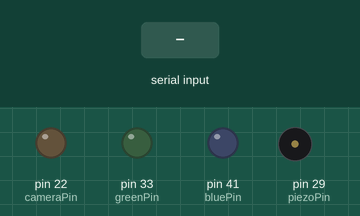
A sketch run on a simulated Arduino Mega 2560, built with avr-gcc and run on an emulated ATmega2560. Parts: output pins drawn as LEDs (lit = HIGH), buzzer (waves = sounding, pin HIGH). Dashed ring = blinking. Inputs (shaded band) come from the test bench. What the sketch prints to the serial monitor is not drawn.

Above: at 0.9 s.
1.0 s: "1" received over Serial
At 6.6 s:
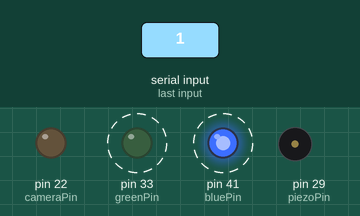
Timing chart, 0 to 42.5 s (numbered marks = the images above; inputs shaded):
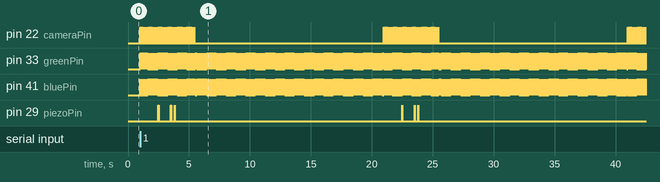

The sketch:

Piezo_stim_fast.ino
```cpp
//Total duration = 20 seconds

uint32_t trial_duration = 4500;
uint32_t iti_duration = 15500;
uint32_t stim_on = 1500;
uint32_t stim_off = 3000;
uint32_t piezo_period_ms = 100;
uint32_t piezo_stim_duration_ms = 5;
uint32_t bluePin = 41;
uint32_t greenPin = 33;
uint32_t piezoPin = 29;
uint32_t cameraPin = 22;

uint32_t frame_duration_ms = 10;
uint32_t frame_period_ms = 60;
uint32_t total_frames = 0;
uint32_t LED_period_ms = 20;
uint32_t total_LED = 0;
uint32_t last_piezo_switch = 0;
uint32_t start_trial = 0;
uint32_t start_iti = 0;
uint32_t time_since_last_LED_switch=0;
uint32_t time_since_last_frame = 0;

uint32_t current_milli=0;

// bool sessionRunning = false;

void setup()
{
  // put your setup code here, to run once:
  pinMode(piezoPin, OUTPUT);
  pinMode(cameraPin, OUTPUT);
  pinMode(bluePin, OUTPUT);
  pinMode(greenPin, OUTPUT);

  digitalWrite(greenPin, LOW);
  digitalWrite(bluePin, LOW);
  digitalWrite(piezoPin, LOW);
  digitalWrite(cameraPin, LOW);
  //max_frames = trial_duration/frame_period_ms;

  Serial.begin(115200);

  while (Serial.available() == 0)
  {
  }

}

void loop()
{
  //Trial

  start_trial = millis();
  digitalWrite(bluePin,HIGH);
  digitalWrite(greenPin,LOW);
  total_LED = 1 ;

  digitalWrite(cameraPin, HIGH);
  delay(frame_duration_ms);
  digitalWrite(cameraPin, LOW);
  total_frames = 1;

  while ((millis() - start_trial) < trial_duration)
  {
    current_milli = millis();
    time_since_last_LED_switch = current_milli - (start_trial + (total_LED-1)*LED_period_ms);

    if (time_since_last_LED_switch > LED_period_ms)
    {
//      Serial.print("time_LED_switch=");
//      Serial.println(millis());
      digitalWrite(bluePin, !digitalRead(bluePin));
      digitalWrite(greenPin, !digitalRead(greenPin));
      total_LED += 1 ;

      current_milli = millis();
      time_since_last_frame = current_milli - (start_trial + (total_frames-1)*frame_period_ms);

      if (time_since_last_frame > frame_period_ms)
      {
//        Serial.print("time_frame_switch=");
//        Serial.println(millis());
//
        digitalWrite(cameraPin, HIGH);
        delay(frame_duration_ms);
        digitalWrite(cameraPin, LOW);
        total_frames += 1;
      }
    }

    if ((millis() - start_trial > stim_on) && (millis() - start_trial < stim_off))
    {
      if (millis() - last_piezo_switch > piezo_period_ms)
      {
        last_piezo_switch = millis();
        digitalWrite(piezoPin,HIGH);
      }
      if (millis() - last_piezo_switch > piezo_stim_duration_ms)
      {
        digitalWrite(piezoPin,LOW);
      }
    }
  }


  // Inter trial interval

  digitalWrite(piezoPin,LOW);
  digitalWrite(cameraPin, LOW);
  start_iti = millis();
  total_LED = 0;
  while (millis() - start_iti < 4000)
  {
    if (millis() - (start_iti + total_LED * LED_period_ms) > LED_period_ms)
    {
      digitalWrite(bluePin, !digitalRead(bluePin));
      digitalWrite(greenPin, !digitalRead(greenPin));
      total_LED += 1 ;
    }
  }
  Serial.println(total_frames);
  while (millis() - start_iti < iti_duration)
  {
    if (millis() - (start_iti + total_LED * LED_period_ms) > LED_period_ms)
    {
      digitalWrite(bluePin, !digitalRead(bluePin));
      digitalWrite(greenPin, !digitalRead(greenPin));
      total_LED += 1 ;
    }
  }
}
```

Measured:
- after the input at 1.0 s, pin 22 (cameraPin): LOW → HIGH at once, then moves between LOW and HIGH, repeating every 20.0 s; pin 33 (greenPin), pin 41 (bluePin): alternates HIGH for 0.02 s and LOW for 0.02 s, starting at once
